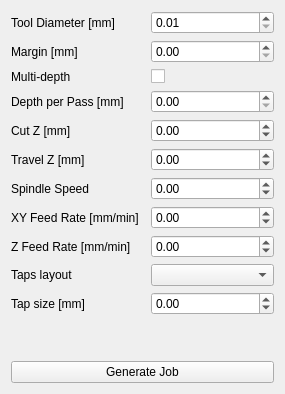
                  <widget class="QWidget" name="profile_page">
                   <layout class="QGridLayout" name="gridLayout_4">
                    <item row="3" column="1">
                     <widget class="QLabel" name="profile_depth_pass_l">
                      <property name="text">
                       <string>Depth per Pass [mm]</string>
                      </property>
                     </widget>
                    </item>
                    <item row="9" column="3">
                     <widget class="QDoubleSpinBox" name="profile_xy_feed_rate_dsb">
                      <property name="decimals">
                       <number>2</number>
                      </property>
                      <property name="minimum">
                       <double>-9999.000000000000000</double>
                      </property>
                      <property name="maximum">
                       <double>9999.000000000000000</double>
                      </property>
                     </widget>
                    </item>
                    <item row="5" column="3">
                     <widget class="QDoubleSpinBox" name="profile_cut_z_dsb">
                      <property name="decimals">
                       <number>2</number>
                      </property>
                      <property name="minimum">
                       <double>-9999.000000000000000</double>
                      </property>
                      <property name="maximum">
                       <double>9999.000000000000000</double>
                      </property>
                     </widget>
                    </item>
                    <item row="1" column="3">
                     <widget class="QDoubleSpinBox" name="profile_margin_dsb">
                      <property name="decimals">
                       <number>2</number>
                      </property>
                      <property name="minimum">
                       <double>0.000000000000000</double>
                      </property>
                      <property name="maximum">
                       <double>9999.000000000000000</double>
                      </property>
                     </widget>
                    </item>
                    <item row="3" column="3">
                     <widget class="QDoubleSpinBox" name="profile_depth_pass_dsb">
                      <property name="decimals">
                       <number>2</number>
                      </property>
                      <property name="minimum">
                       <double>0.000000000000000</double>
                      </property>
                      <property name="maximum">
                       <double>9999.000000000000000</double>
                      </property>
                     </widget>
                    </item>
                    <item row="11" column="1">
                     <widget class="QLabel" name="profile_taps_layout_l">
                      <property name="text">
                       <string>Taps layout</string>
                      </property>
                     </widget>
                    </item>
                    <item row="1" column="1">
                     <widget class="QLabel" name="profile_margin_l">
                      <property name="text">
                       <string>Margin [mm]</string>
                      </property>
                     </widget>
                    </item>
                    <item row="12" column="3">
                     <widget class="QDoubleSpinBox" name="profile_tap_size_dsb">
                      <property name="decimals">
                       <number>2</number>
                      </property>
                      <property name="minimum">
                       <double>-9999.000000000000000</double>
                      </property>
                      <property name="maximum">
                       <double>9999.000000000000000</double>
                      </property>
                     </widget>
                    </item>
                    <item row="5" column="1">
                     <widget class="QLabel" name="profile_cut_z_l">
                      <property name="text">
                       <string>Cut Z [mm]</string>
                      </property>
                     </widget>
                    </item>
                    <item row="9" column="1">
                     <widget class="QLabel" name="profile_xy_feed_rate_l">
                      <property name="text">
                       <string>XY Feed Rate [mm/min]</string>
                      </property>
                     </widget>
                    </item>
                    <item row="10" column="3">
                     <widget class="QDoubleSpinBox" name="profile_z_feed_rate_dsb">
                      <property name="decimals">
                       <number>2</number>
                      </property>
                      <property name="minimum">
                       <double>-9999.000000000000000</double>
                      </property>
                      <property name="maximum">
                       <double>9999.000000000000000</double>
                      </property>
                     </widget>
                    </item>
                    <item row="16" column="1" colspan="3">
                     <widget class="QPushButton" name="profile_generate_job_pb">
                      <property name="text">
                       <string>Generate Job</string>
                      </property>
                     </widget>
                    </item>
                    <item row="0" column="1">
                     <widget class="QLabel" name="profile_tool_diameter_l">
                      <property name="text">
                       <string>Tool Diameter [mm]</string>
                      </property>
                     </widget>
                    </item>
                    <item row="2" column="3" alignment="Qt::AlignHCenter">
                     <widget class="QCheckBox" name="profile_multi_depth_chb">
                      <property name="sizePolicy">
                       <sizepolicy hsizetype="Expanding" vsizetype="Fixed">
                        <horstretch>0</horstretch>
                        <verstretch>0</verstretch>
                       </sizepolicy>
                      </property>
                      <property name="minimumSize">
                       <size>
                        <width>123</width>
                        <height>0</height>
                       </size>
                      </property>
                      <property name="text">
                       <string/>
                      </property>
                     </widget>
                    </item>
                    <item row="10" column="1">
                     <widget class="QLabel" name="profile_z_feed_rate_l">
                      <property name="text">
                       <string>Z Feed Rate [mm/min]</string>
                      </property>
                     </widget>
                    </item>
                    <item row="0" column="3">
                     <widget class="QDoubleSpinBox" name="profile_tool_diameter_dsb">
                      <property name="minimum">
                       <double>0.010000000000000</double>
                      </property>
                     </widget>
                    </item>
                    <item row="12" column="1">
                     <widget class="QLabel" name="profile_tap_size_l">
                      <property name="text">
                       <string>Tap size [mm]</string>
                      </property>
                     </widget>
                    </item>
                    <item row="15" column="1" colspan="3">
                     <spacer name="profile_vertical_spacer">
                      <property name="orientation">
                       <enum>Qt::Vertical</enum>
                      </property>
                      <property name="sizeHint" stdset="0">
                       <size>
                        <width>20</width>
                        <height>40</height>
                       </size>
                      </property>
                     </spacer>
                    </item>
                    <item row="6" column="1">
                     <widget class="QLabel" name="profile_travel_z_l">
                      <property name="text">
                       <string>Travel Z [mm]</string>
                      </property>
                     </widget>
                    </item>
                    <item row="6" column="3">
                     <widget class="QDoubleSpinBox" name="profile_travel_z_dsb">
                      <property name="decimals">
                       <number>2</number>
                      </property>
                      <property name="minimum">
                       <double>-9999.000000000000000</double>
                      </property>
                      <property name="maximum">
                       <double>9999.000000000000000</double>
                      </property>
                     </widget>
                    </item>
                    <item row="11" column="3">
                     <widget class="QComboBox" name="profile_taps_layout_cb"/>
                    </item>
                    <item row="2" column="1">
                     <widget class="QLabel" name="profile_multi_depth_l">
                      <property name="text">
                       <string>Multi-depth</string>
                      </property>
                     </widget>
                    </item>
                    <item row="7" column="1">
                     <widget class="QLabel" name="profile_spindle_speed_l">
                      <property name="text">
                       <string>Spindle Speed</string>
                      </property>
                     </widget>
                    </item>
                    <item row="7" column="3">
                     <widget class="QDoubleSpinBox" name="profile_spindle_speed_dsb">
                      <property name="decimals">
                       <number>2</number>
                      </property>
                      <property name="minimum">
                       <double>-9999.000000000000000</double>
                      </property>
                      <property name="maximum">
                       <double>9999.000000000000000</double>
                      </property>
                     </widget>
                    </item>
                   </layout>
                  </widget>
